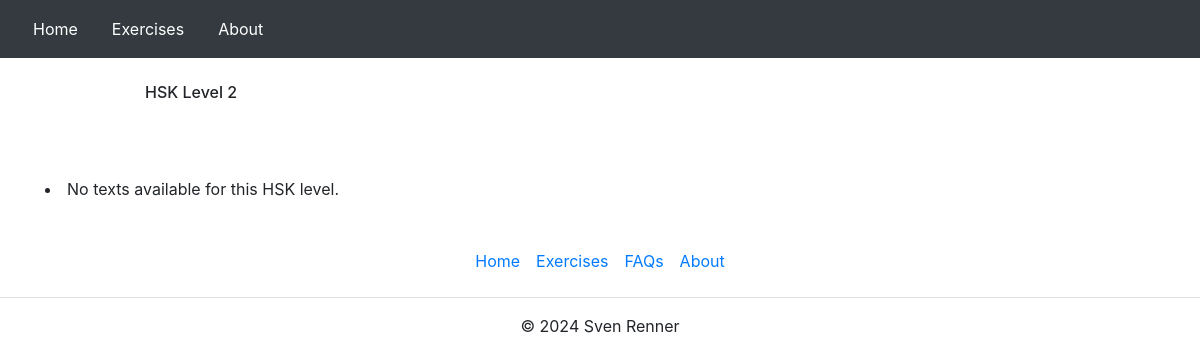
Page /chinese_hsk/hsk/2/ on the earlier database version.
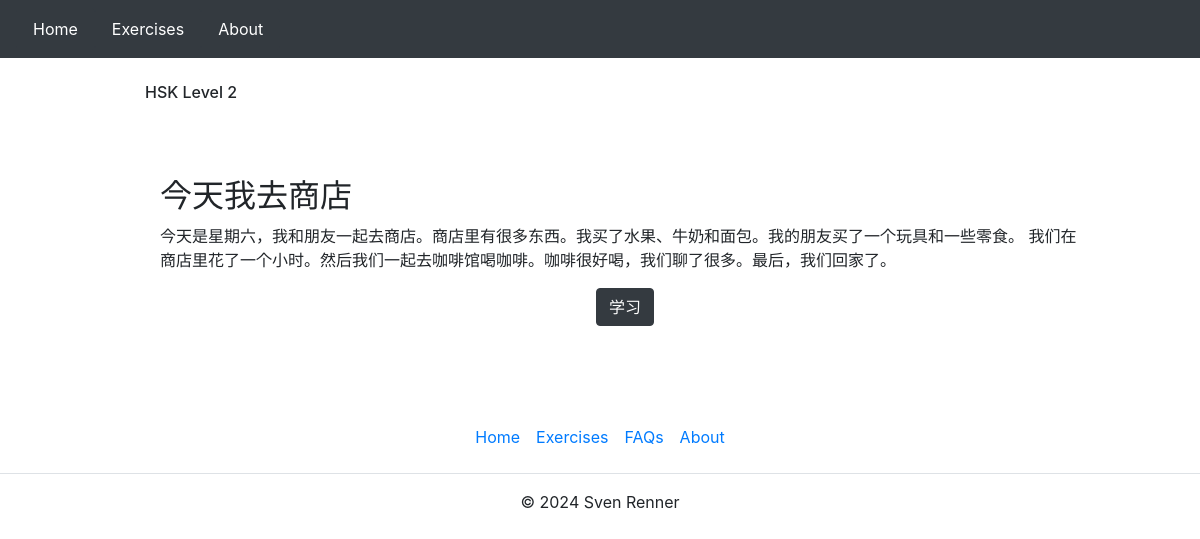
Same page on the later database version.
### chinese_hsk/models.py (models this page shows, shortened)
class TextMeta(models.Model):
    text_id = models.AutoField(primary_key=True)
    hsk_level = models.IntegerField()
    source = models.ForeignKey(Source, on_delete=models.CASCADE)  # Linking to Source

class TextTitle(models.Model):
    text_id = models.OneToOneField(TextMeta, on_delete=models.CASCADE)
    text_name = models.CharField(max_length=255)

class TextFull(models.Model):
    text_id = models.OneToOneField(TextMeta, on_delete=models.CASCADE)
    text_full = models.TextField()

### chinese_hsk/views.py (the view)
# urls.py: path('hsk/<int:hsk_level>/', hsk_texts, name='hsk_texts'),
def hsk_texts(request, hsk_level):
    texts = TextMeta.objects.filter(hsk_level=hsk_level).select_related('texttitle')
    context = {
        'texts': texts,
        'hsk_level': hsk_level,
    }
    return render(request, 'chinese_hsk/hsk_texts.html', context)

### chinese_hsk/templates/chinese_hsk/hsk_texts.html
{% extends "chinese_hsk/layout.html" %}
{% block body %}
<div class="container">
    <h6 style="margin: 25px 50px 75px 100px">HSK Level {{ hsk_level }} </h6>
    {% for text in texts %}
        <div class="col-md-auto" style="margin: 25px 50px 75px 100px">
            <h2>{{ text.texttitle.text_name }}</h2>
            <p>{{ text.textfull.text_full }}</p>
            {% if text.textparagraph_set.first %}
            <div class="text-center">
                <a href="{% url 'paragraph_blankedeasy' text_id=text.text_id p_number=1 %}"class="btn btn-dark">学习</a>
            </div>
            {% else %}
                <p><em>No paragraphs available for this text.</em></p>
            {% endif %}
        </div>
    {% empty %}
        <li>No texts available for this HSK level.</li>
    {% endfor %}
</div>
{% endblock %}

### chinese_hsk/templates/chinese_hsk/layout.html (shortened to what this page needs)
<!DOCTYPE html>
<html>
    <head>
        <link rel="stylesheet" href="https://cdn.jsdelivr.net/npm/bootstrap@4.3.1/dist/css/bootstrap.min.css">
        <link rel="stylesheet" href="">
    </head>
    <body>
        <nav class="navbar navbar-dark bg-dark">
            <ul class="nav nav-pills nav-fill">
                <li class="nav-item">
                    <a class="nav-link btn btn-dark" href={% url 'index' %}>Home</a>
                </li>
                <li class="nav-item">
                    <a class="nav-link btn btn-dark" href="{% url 'excercises' %}">Exercises</a>
                </li>
                <li class="nav-item">
                    <a class="nav-link btn btn-dark" href="#">About</a>
                </li>
            </ul>
        </nav>
        {% block body%}
        {% endblock %}
        <footer class="py-3 my-4">
    <ul class="nav justify-content-center border-bottom pb-3 mb-3">
      <li class="nav-item"><a href={% url 'index' %} class="nav-link px-2 text-body-secondary">Home</a></li>
      <li class="nav-item"><a href={% url 'excercises' %} class="nav-link px-2 text-body-secondary">Exercises</a></li>
      <li class="nav-item"><a href="#" class="nav-link px-2 text-body-secondary">FAQs</a></li>
      <li class="nav-item"><a href="#" class="nav-link px-2 text-body-secondary">About</a></li>
    </ul>
    <p class="text-center text-body-secondary">© 2024 Sven Renner</p>
  </footer>
    </body>
</html>

Differences in the rows shown:
added TextMeta: texttitle.text_name "今天我去商店", textfull.text_full "今天是星期六，我和朋友一起去商店。商店里有很多东西。我买了水果、牛奶和面包。我的朋友买了一个玩具和一些零食。 我们在商店里花了一个小时。然后我们一起去咖啡馆喝咖啡。咖啡很好喝，我们聊了很多。最后，我们回家了。", shows "学习"
Other differences:
text no longer shown: "No texts available for this HSK level."
